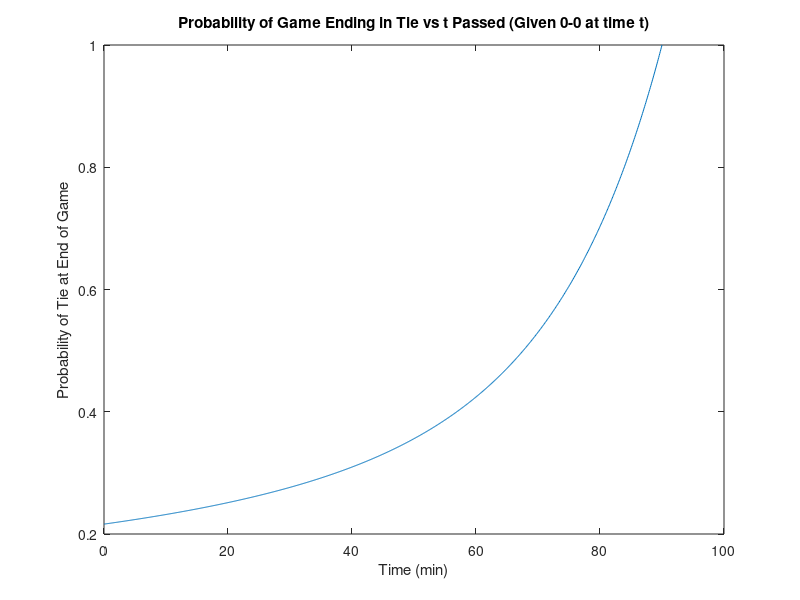
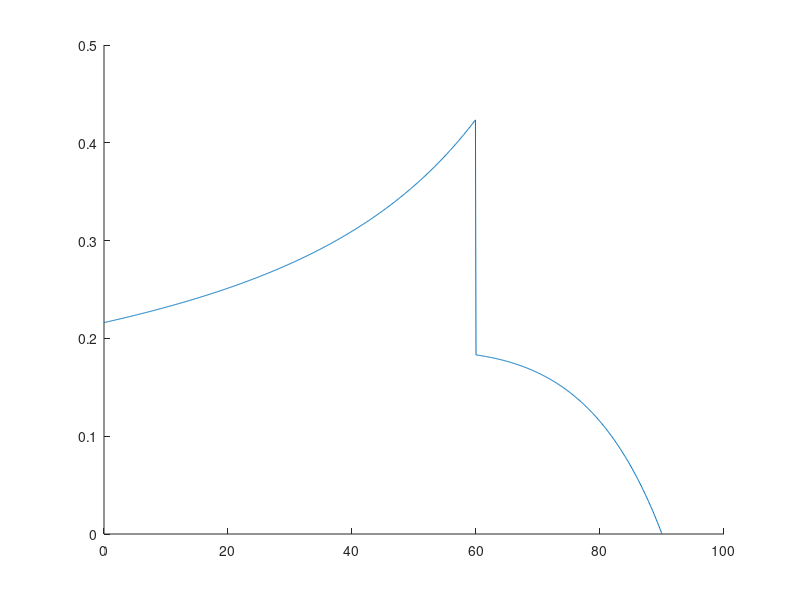

Recreate these plots in MATLAB, in order. (Note: this script raises an error after producing the figures.)
% Markov Chain Hw 7, Problem 1
% Cooper Wark
clear all; clc; close all;

% Summation for a) P(A win)
N = 10; % Num terms
PAwin = 0;
for i = 1:N
    Agoals = exp(-2)*2^i/factorial(i);
    sumB = 0;
    for ii = 0:(i-1)
        Bgoals = exp(-1.5)*1.5^ii/factorial(ii);
        sumB = sumB + Bgoals;
    end
    PAwin = PAwin + Agoals*sumB;
end

% Part b) Tie at end when 0-0 at time t
Ttot = 90;
ts = linspace(0,90,1000);
Ptie = zeros(1,length(ts)); % preallocate tie probs at time t

% Outer loop for each t
for i = 1:length(ts)
    t = ts(i);
    tau = Ttot - t;

    uA = 2*tau/90;
    uB = 1.5*tau/90;

    Ptiecurr = 0;
    N = 10; % Summation terms
    % Inner loop for summation at each t
    for ii = 0:N
        probA = exp(-uA)*uA^ii/factorial(ii);
        probB = exp(-uB)*uB^ii/factorial(ii);
        Ptiecurr = Ptiecurr + probA*probB;
    end
    Ptie(i) = Ptiecurr;
end

figure();
plot(ts,Ptie);
xlabel("Time (min)");
ylabel("Probability of Tie at End of Game");
title("Probability of Game Ending in Tie vs t Passed (Given 0-0 at time t)");

% Part c) Tie at end when 1-0 at t = 60 min
Ttot = 90;
ts = linspace(0,90,1000);
Ptie = zeros(1,length(ts)); % preallocate tie probs at time t

% Outer loop for each t
for i = 1:length(ts)
    t = ts(i);
    tau = Ttot - t;

    uA = 2*tau/90;
    uB = 1.5*tau/90;

    Ptiecurr = 0;
    N = 10; % Summation terms
    % Inner loop for summation at each t
    if t < 60 % if goal hasn't been scored yet
        for ii = 0:N
            probA = exp(-uA)*uA^ii/factorial(ii);
            probB = exp(-uB)*uB^ii/factorial(ii);
            Ptiecurr = Ptiecurr + probA*probB;
        end
    else % if goal has been score, B needs to score 1 more than A in remaining time
        for iii = 0:N
            probA = exp(-uA)*uA^iii/factorial(iii);
            probB = exp(-uB)*uB^(iii+1)/factorial(iii+1);
            Ptiecurr = Ptiecurr + probA*probB;
        end
    end
    Ptie(i) = Ptiecurr;
end

figure(); hold on;
plot(ts,Ptie);
xline(60,'--r'); % Goal at 60 min
xlabel("Time (min)");
ylabel("Probability of Tie at End of Game");
title("Probability of Game Ending in Tie vs t Passed (Given 0-0 at time t)");
legend("Prob Game Ending As a Tie","Goal at 60 min");
ylim([0 1]);
